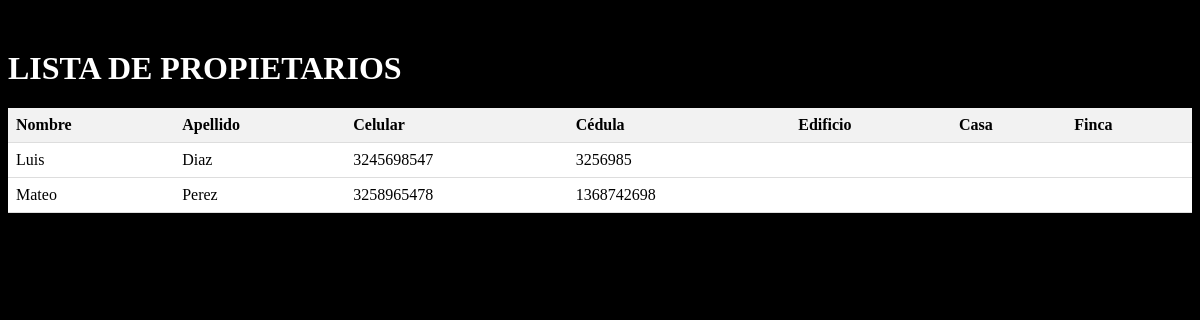
Page /portal/propietarios/ on the committed database.
### inmobiliaria_app/models.py (models this page shows, shortened)
class Propietarios(models.Model):
    nombre = models.CharField(max_length=255, verbose_name="Nombre")
    apellido = models.CharField(max_length=255, verbose_name="Apellido", null=True)
    celular = models.CharField(max_length=255, verbose_name="Celular")
    cedula = models.CharField(max_length=255, verbose_name="Cedula")
    idedificios = models.ForeignKey(Edificios, on_delete=models.CASCADE, related_name="propietarios_edificios_list", verbose_name="Edificio en propiedad", null=True)
    idcasas = models.ForeignKey(Casas, on_delete=models.CASCADE, related_name="propietarios_casas_list", verbose_name="Casa en propiedad", null=True)
    idfincas = models.ForeignKey(Fincas, on_delete=models.CASCADE, related_name="propietarios_fincas_list", verbose_name="Finca en propiedad", null=True)
    class Meta:
        verbose_name_plural = "Propietarios"

### inmobiliaria_app/api/views.py (the view)
# urls.py: path('propietarios/', PropietariosLiveView.as_view(), name='propietarios-list'),
class PropietariosLiveView(APIView):
    def get(self, request):
        propietarios = Propietarios.objects.all()
        serializer = PropietariosSerializer(propietarios, many=True)
        return render(request, 'propietarios.html', {'propietarios': serializer.data})

### inmobiliaria_app/templates/propietarios.html (shortened to what this page needs)
{% load widget_tweaks %}
<!DOCTYPE html>
<html lang="es">
<head>
</head>
<body>
    <div class="container">
        <h1>LISTA DE PROPIETARIOS</h1>
        <table>
            <thead>
                <tr>
                    <th>Nombre</th>
                    <th>Apellido</th>
                    <th>Celular</th>
                    <th>Cédula</th>
                    <th>Edificio</th>
                    <th>Casa</th>
                    <th>Finca</th>
                </tr>
            </thead>
            <tbody>
                {% for propietario in propietarios %}
                <tr>
                    <td>{{ propietario.nombre }}</td>
                    <td>{{ propietario.apellido }}</td>
                    <td>{{ propietario.celular }}</td>
                    <td>{{ propietario.cedula }}</td>
                    <td>{{ propietario.idedificios.nombre }}</td>
                    <td>{{ propietario.idcasas.direccion }}</td>
                    <td>{{ propietario.idfincas.nombre }}</td>
                </tr>
                {% endfor %}
            </tbody>
        </table>
    </div>
</body>
</html>

### inmobiliaria_app/templates/propietarios.html (style rules this page uses)
body { background-color: #000; color: #fff; }
.container { margin-top: 50px; }
table { background-color: #fff; border-collapse: collapse; width: 100%; }
th, td { padding: 8px; text-align: left; border-bottom: 1px solid #ddd; color: #000; }
th { background-color: #f2f2f2; color: #000; }

### rows in the picture
Propietarios: nombre "Luis", apellido "Diaz", celular "3245698547", cedula "3256985"
Propietarios: nombre "Mateo", apellido "Perez", celular "3258965478", cedula "1368742698"
